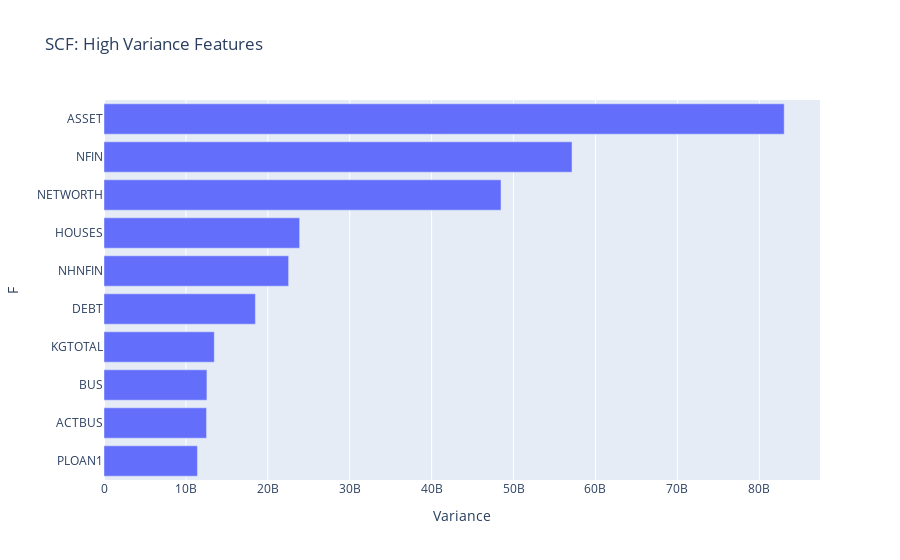

Notebook source saved alongside this figure:
### Markdown cell above
**Task 6.3.3:** Use plotly express to create a horizontal bar chart of `top_ten_var`. Be sure to label your x-axis `"Variance"`, the y-axis `"Feature"`, and use the title `"SCF: High Variance Features"`.

- [What's a bar chart?](../%40textbook/07-visualization-pandas.ipynb#Bar-Charts)
- [Create a bar chart using plotly express.](../%40textbook/08-visualization-plotly.ipynb#Bar-Chart)

### Code cell
# Create horizontal bar chart of `top_ten_var`
fig = px.bar(
    x=top_ten_var,
    y=top_ten_var.index,
    title="SCF: High Variance Features"
)
fig.update_layout(xaxis_title="Variance", yaxis_title="F")
fig.show()

### Figure 1 — Plotly figure (JSON) as saved in the notebook; plotly's stock layout.template omitted (floating-point values rounded to 4 significant figures)
{"data": [{"alignmentgroup": "True", "hovertemplate": "x=%{x}<br>y=%{y}<extra></extra>", "legendgroup": "", "marker": {"color": "#636efa", "pattern": {"shape": ""}}, "name": "", "offsetgroup": "", "orientation": "h", "showlegend": false, "textposition": "auto", "type": "bar", "x": [11410000000.0, 12520000000.0, 12570000000.0, 13460000000.0, 18480000000.0, 22540000000.0, 23880000000.0, 48470000000.0, 57140000000.0, 83040000000.0], "xaxis": "x", "y": ["PLOAN1", "ACTBUS", "BUS", "KGTOTAL", "DEBT", "NHNFIN", "HOUSES", "NETWORTH", "NFIN", "ASSET"], "yaxis": "y"}], "layout": {"autosize": true, "barmode": "relative", "legend": {"tracegroupgap": 0}, "title": {"text": "SCF: High Variance Features"}, "xaxis": {"anchor": "y", "autorange": true, "domain": [0, 1], "range": [0, 87410000000.0], "title": {"text": "Variance"}, "type": "linear"}, "yaxis": {"anchor": "x", "autorange": true, "domain": [0, 1], "range": [-0.5, 9.5], "title": {"text": "F"}, "type": "category"}}}
